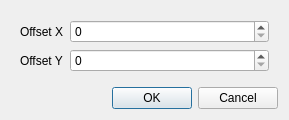
<?xml version="1.0" encoding="UTF-8"?>
<ui version="4.0">
 <class>TilePropertiesDialog</class>
 <widget class="QDialog" name="TilePropertiesDialog">
  <property name="geometry">
   <rect>
    <x>0</x>
    <y>0</y>
    <width>289</width>
    <height>111</height>
   </rect>
  </property>
  <property name="windowTitle">
   <string>Dialog</string>
  </property>
  <layout class="QVBoxLayout" name="verticalLayout">
   <item>
    <widget class="QWidget" name="widget" native="true">
     <layout class="QFormLayout" name="formLayout">
      <item row="0" column="0">
       <widget class="QLabel" name="label">
        <property name="text">
         <string>Offset X</string>
        </property>
       </widget>
      </item>
      <item row="0" column="1">
       <widget class="QSpinBox" name="spinOffsetX"/>
      </item>
      <item row="1" column="0">
       <widget class="QLabel" name="label_2">
        <property name="text">
         <string>Offset Y</string>
        </property>
       </widget>
      </item>
      <item row="1" column="1">
       <widget class="QSpinBox" name="spinOffsetY"/>
      </item>
     </layout>
    </widget>
   </item>
   <item>
    <widget class="QDialogButtonBox" name="buttonBox">
     <property name="orientation">
      <enum>Qt::Horizontal</enum>
     </property>
     <property name="standardButtons">
      <set>QDialogButtonBox::Cancel|QDialogButtonBox::Ok</set>
     </property>
    </widget>
   </item>
  </layout>
 </widget>
 <resources/>
 <connections>
  <connection>
   <sender>buttonBox</sender>
   <signal>accepted()</signal>
   <receiver>TilePropertiesDialog</receiver>
   <slot>accept()</slot>
   <hints>
    <hint type="sourcelabel">
     <x>248</x>
     <y>254</y>
    </hint>
    <hint type="destinationlabel">
     <x>157</x>
     <y>274</y>
    </hint>
   </hints>
  </connection>
  <connection>
   <sender>buttonBox</sender>
   <signal>rejected()</signal>
   <receiver>TilePropertiesDialog</receiver>
   <slot>reject()</slot>
   <hints>
    <hint type="sourcelabel">
     <x>316</x>
     <y>260</y>
    </hint>
    <hint type="destinationlabel">
     <x>286</x>
     <y>274</y>
    </hint>
   </hints>
  </connection>
 </connections>
</ui>
